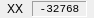
<?xml version="1.0" encoding="UTF-8"?>
<ui version="4.0">
 <class>Reg16Widget</class>
 <widget class="QWidget" name="Reg16Widget">
  <property name="geometry">
   <rect>
    <x>0</x>
    <y>0</y>
    <width>94</width>
    <height>18</height>
   </rect>
  </property>
  <layout class="QHBoxLayout" name="layout">
   <property name="spacing">
    <number>2</number>
   </property>
   <property name="leftMargin">
    <number>1</number>
   </property>
   <property name="topMargin">
    <number>1</number>
   </property>
   <property name="rightMargin">
    <number>1</number>
   </property>
   <property name="bottomMargin">
    <number>1</number>
   </property>
   <item>
    <widget class="QLabel" name="nameLabel">
     <property name="sizePolicy">
      <sizepolicy hsizetype="Fixed" vsizetype="Preferred">
       <horstretch>0</horstretch>
       <verstretch>0</verstretch>
      </sizepolicy>
     </property>
     <property name="minimumSize">
      <size>
       <width>17</width>
       <height>0</height>
      </size>
     </property>
     <property name="maximumSize">
      <size>
       <width>17</width>
       <height>16777215</height>
      </size>
     </property>
     <property name="text">
      <string notr="true">XX</string>
     </property>
     <property name="textFormat">
      <enum>Qt::PlainText</enum>
     </property>
     <property name="alignment">
      <set>Qt::AlignLeading|Qt::AlignLeft|Qt::AlignVCenter</set>
     </property>
    </widget>
   </item>
   <item>
    <widget class="QFrame" name="frame">
     <property name="minimumSize">
      <size>
       <width>55</width>
       <height>0</height>
      </size>
     </property>
     <property name="maximumSize">
      <size>
       <width>55</width>
       <height>16777215</height>
      </size>
     </property>
     <property name="frameShape">
      <enum>QFrame::Panel</enum>
     </property>
     <property name="frameShadow">
      <enum>QFrame::Sunken</enum>
     </property>
     <layout class="QHBoxLayout" name="frameLayout">
      <property name="spacing">
       <number>0</number>
      </property>
      <property name="leftMargin">
       <number>0</number>
      </property>
      <property name="topMargin">
       <number>0</number>
      </property>
      <property name="rightMargin">
       <number>0</number>
      </property>
      <property name="bottomMargin">
       <number>0</number>
      </property>
      <item>
       <widget class="QLabel" name="valueLabel">
        <property name="font">
         <font>
          <family>Courier New</family>
          <pointsize>8</pointsize>
         </font>
        </property>
        <property name="contextMenuPolicy">
         <enum>Qt::CustomContextMenu</enum>
        </property>
        <property name="styleSheet">
         <string notr="true">padding-left: 5px; padding-right: 5px</string>
        </property>
        <property name="text">
         <string notr="true">-32768</string>
        </property>
        <property name="textFormat">
         <enum>Qt::PlainText</enum>
        </property>
        <property name="alignment">
         <set>Qt::AlignCenter</set>
        </property>
       </widget>
      </item>
     </layout>
    </widget>
   </item>
  </layout>
  <action name="actionHexadecimalSigned">
   <property name="checkable">
    <bool>true</bool>
   </property>
   <property name="text">
    <string>&amp;Hexadecimal / Signed</string>
   </property>
  </action>
  <action name="actionHexadecimalUnsigned">
   <property name="checkable">
    <bool>true</bool>
   </property>
   <property name="text">
    <string>He&amp;xadecimal /Unsigned</string>
   </property>
  </action>
  <action name="actionDecimalSigned">
   <property name="checkable">
    <bool>true</bool>
   </property>
   <property name="text">
    <string>Decimal / &amp;Signed</string>
   </property>
  </action>
  <action name="actionDecimalUnsigned">
   <property name="checkable">
    <bool>true</bool>
   </property>
   <property name="text">
    <string>Decimal / &amp;Unsigned</string>
   </property>
  </action>
 </widget>
 <resources/>
 <connections/>
</ui>
